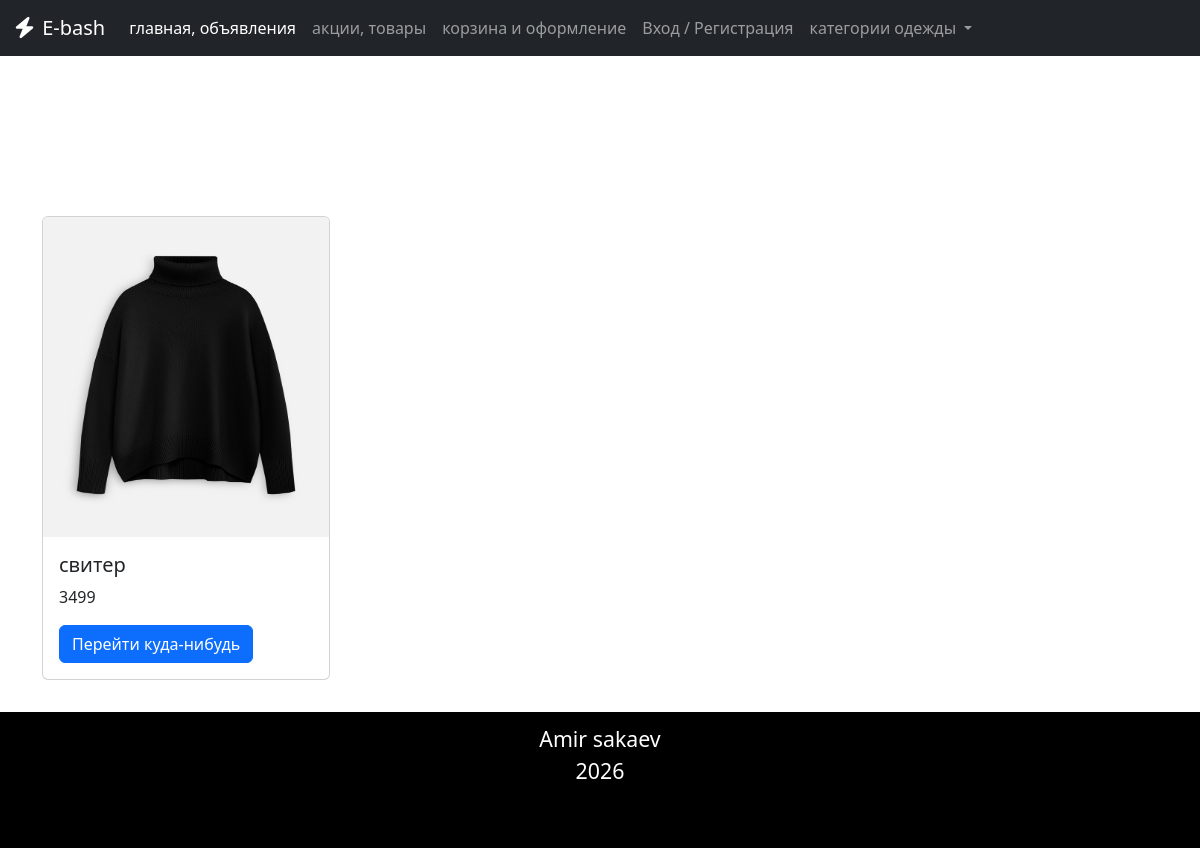
The app's page /items/sweater with its own data.
### e_bash_app/models.py (models this page shows, shortened)
class Item(models.Model):
    clothing_types = (
        ('headwear', 'головные уборы'),
        ('t-shirt', 'футболка'),
        ('underwear', 'штаны'),
        ('sweater', 'свитера'),
        ('boots', 'ботинки'),
        ('gloves', 'перчатки'),
        ('socks', 'носки'),
    )
    item_title = models.CharField(max_length = 100) # название товара
    price = models.IntegerField() # цена
    photo = models.ImageField() # фото товара
    material = models.CharField(max_length = 20) # материал
    clothing_type = models.CharField(max_length = 20, choices=clothing_types) # вид одежды
    clothing_color = models.CharField(max_length = 20) # цвет одежды
    clothing_size = models.CharField(max_length = 3) # размер одежды
    gender = models.CharField(max_length = 7) #мужское/женское/унисекс
    care = models.CharField(max_length = 100) #уход за вещами
    dop_info = models.TextField() # доп. информация

### e_bash_app/views.py (the view)
# urls.py: path('items/<str:clothing_type>', views.items_list, name='items_list'),
def items_list(request, clothing_type):
    clothing_type_name = ''
    if clothing_type == 'all':
        item = Item.objects.all()
        clothing_type_name = 'Всё'
    else:
        item = Item.objects.filter(clothing_type = clothing_type)
        clothing_types = Item.clothing_types
        for ft in clothing_types:
            if ft[0] == clothing_type:
                clothing_type_name = ft[1]
                break
    context = {
        'items_list' : item,
        'clothing_type' : clothing_type_name
    }
    return render(request, 'items_list.html', context)

### e_bash_app/templates/items_list.html (shortened to what this page needs)
{% extends 'base.html' %}
{% load static %}
{% block css %}
    <link rel="stylesheet" href={% static 'css/header.css' %}>
    <link rel="stylesheet" href={% static 'css/item.css' %}>
{% endblock %}
{% block content %}
<main class="container" id="item">
    <div class="row items-container" onclick="window.location={{ items.id }};">
    {% for items in items_list %}
        <div class="col-4">
            <div class="card" style="width: 18rem;">
                <img src="{{ items.photo.url }}" class="card-img-top item-img" alt="{{ items.item_title }}">
                <div class="card-body">
                    <h5 class="card-title">{{ items.item_title }}</h5>
                    <p class="card-text">{{ items.price }}</p>
                    <a href="/item/{{ items.id }}" class="btn btn-primary">Перейти куда-нибудь</a>
                </div>
            </div>
        </div>
    {% endfor %}
    </div>
</main>
{% endblock %}

### e_bash_app/static/css/item.css (style rules this page uses)
#item { margin-top: 2rem; margin-bottom: 2rem; }
.card { margin-top: 5rem; }
.item-img { height: 20rem; }
.items-container { margin-top: 5rem; }

### records on screen
Item: photo (picture), item_title "свитер", price "3499"
